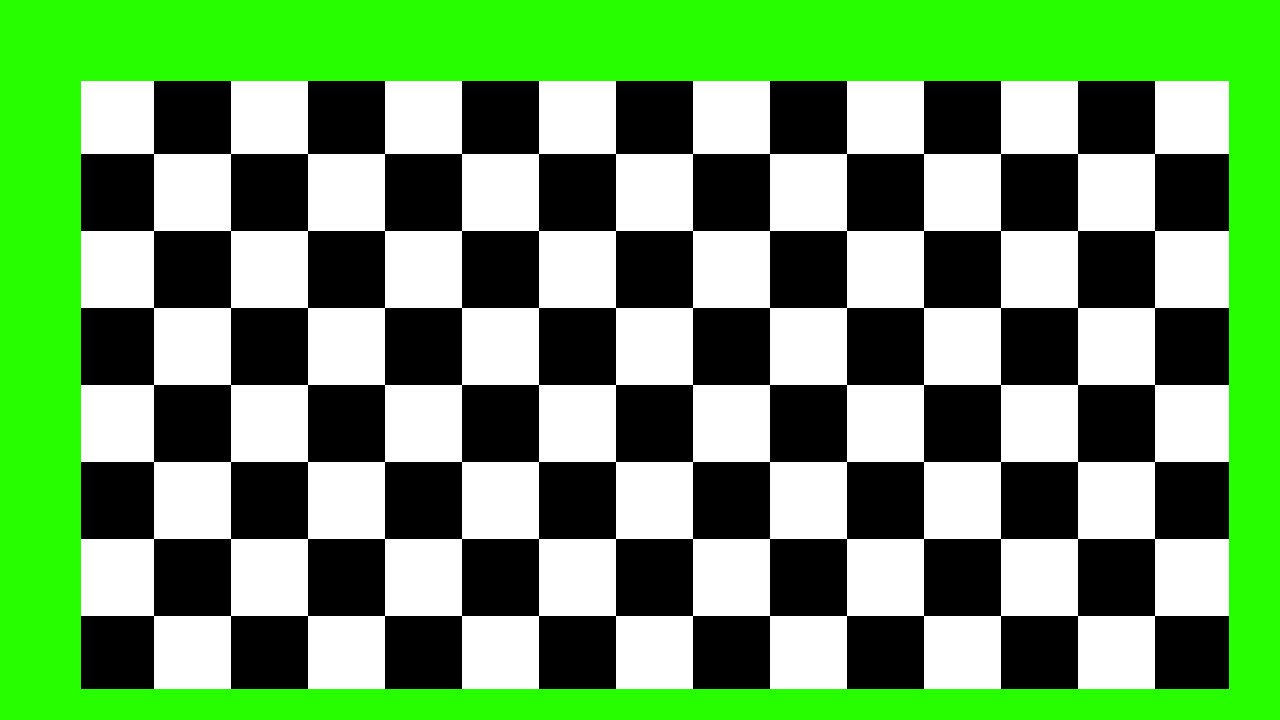
#> input picture chess bot/checker.jpg, 1280 x 720 px, given in place of the camera
$ jupyter execute --allow-errors 'detecting position.ipynb'
#> lines starting #> are read from the running program, lines starting #| are printed output that depends on the picture; after the words box and inside, x2 and y2 are one past the last pixel; in counts of white or black regions, pixels touching at a corner belong together
#> further down, cam_img is the input picture: shape (720, 1280, 3); mean B, G, R 96.6, 158.2, 106
[cell 1]
import cv2
import numpy as np
import math

[cell 2]
cam_id = 0
api = cv2.CAP_DSHOW
res = (1280, 720)
capture = cv2.VideoCapture(cam_id, api)
focus = 0
capture.set(28, focus)
capture.set(3, 1280)
capture.set(4, 720)

[cell 3]
def calibrate(cam_img):
    cv2.circle(cam_img,(1280//2, 360), 5, (255, 255, 0), 2)
    cv2.line(cam_img, (1280//2, 0), (1280//2, 720), (0, 255, 0), 1)
    cv2.line(cam_img, (0, 360-37//2), (1280, 360-37//2), (255, 0, 0), 1)
    cv2.line(cam_img, (0, 360), (1280, 360), (255, 0, 0), 1)

def calc_circles(image):
    minr = 8
    maxr = 20
    edges = cv2.Canny(image, 100, 150)
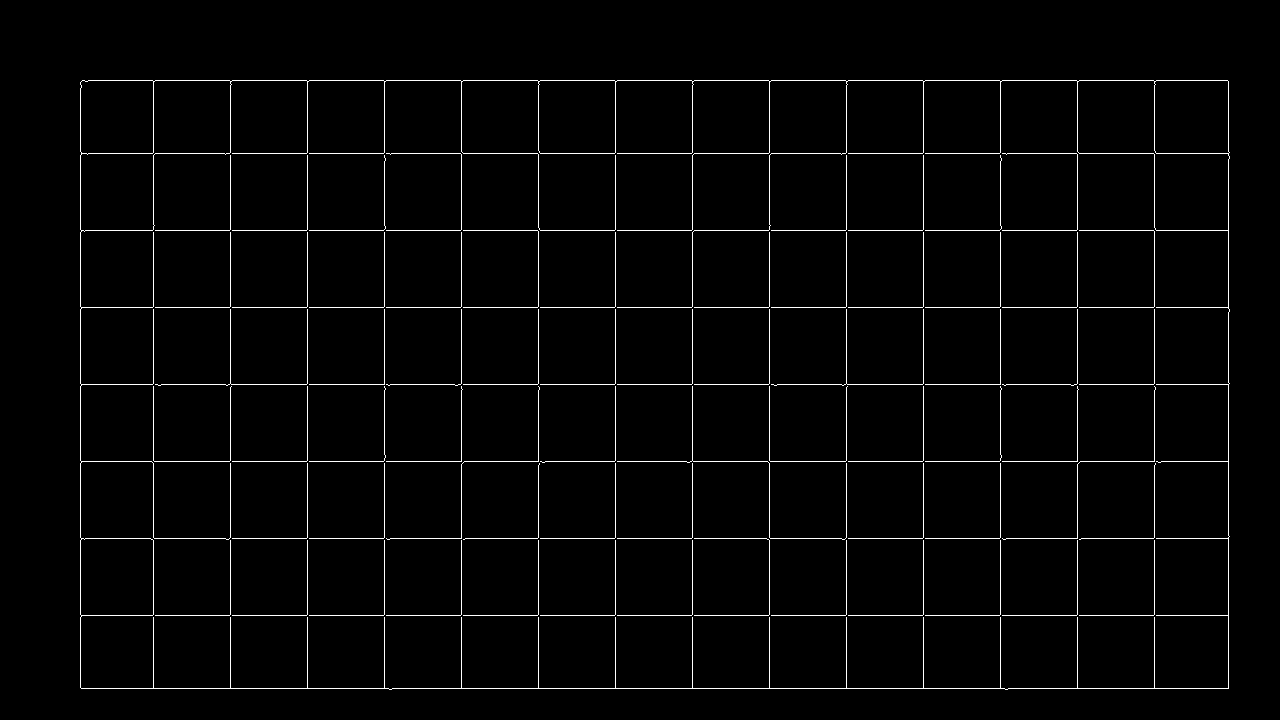
#> edges: shape (720, 1280); 2.1% white in thin lines or dots, all inside (x1, y1, x2, y2) = (80, 80, 1230, 690)
    param1 = 200
    param2 = 30
    mindist = 10
    circles = cv2.HoughCircles(edges, cv2.HOUGH_GRADIENT, 1, mindist, param1=param1, param2=param2, maxRadius=maxr, minRadius=minr)
#> circles = None
#> `imgray = cv2.cvtColor(cam_img, cv2.COLOR_BGR2GRAY)`:
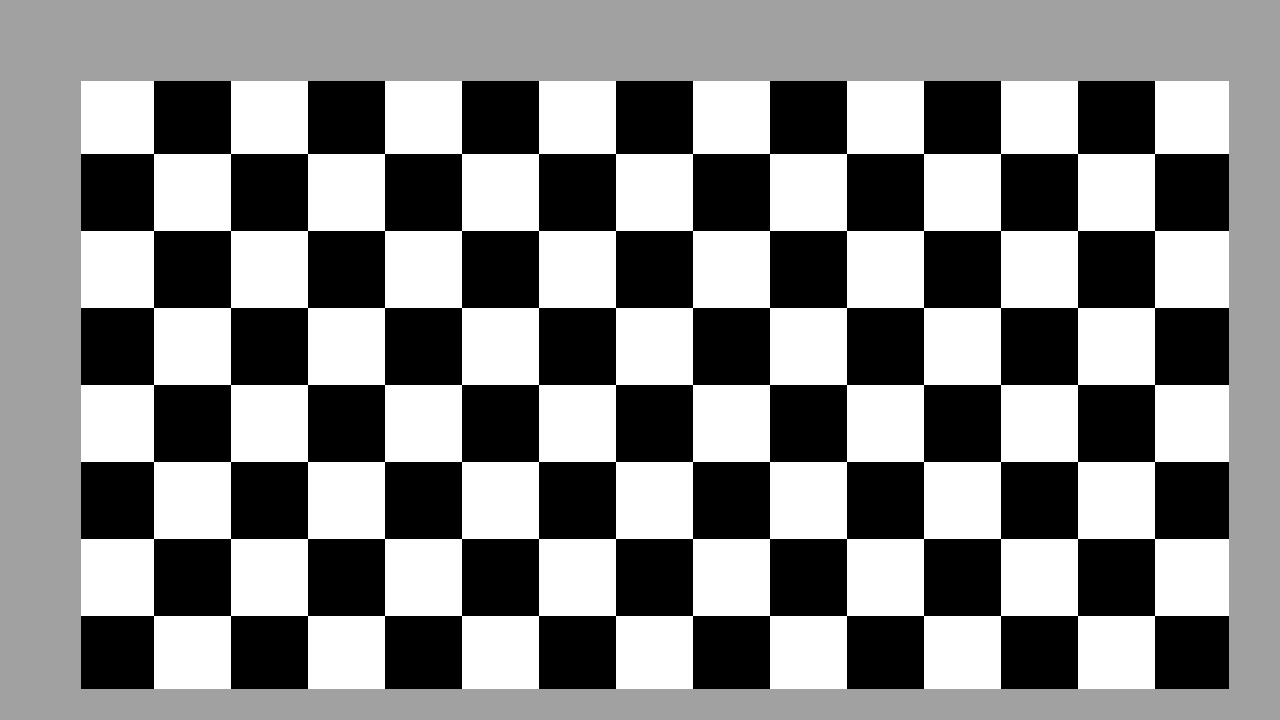
#> imgray: shape (720, 1280); min 0, max 255, mean 135.6
#> `ret, edges = cv2.threshold(imgray, 150, 255, 0)`:
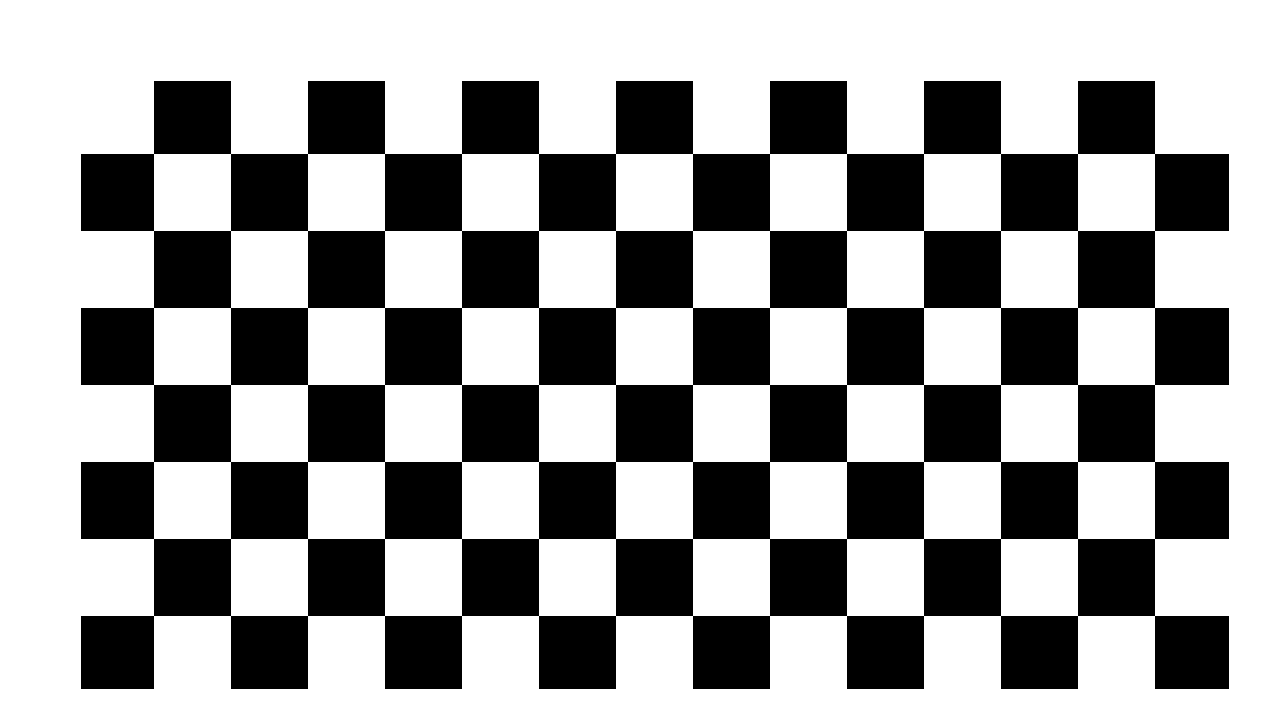
#> edges: shape (720, 1280); 62.1% white; 1 black region
#> `contours, _ = cv2.findContours(edges, cv2.RETR_TREE, cv2.CHAIN_APPROX_..`: contours = 61 contours; largest, box (x1, y1, x2, y2) and area: (0, 0, 1280, 720) 919601, (1077, 538, 1156, 617) 6082, (923, 538, 1002, 617) 6082, (769, 538, 848, 617) 6082, (615, 538, 694, 617) 6082
    edges2 = edges.copy()
    if circles is not None:
        for ind, i in enumerate(circles[0,:].astype(int)):
            cv2.circle(image,(i[0], i[1]), i[2], (0, 255, 0), 2)
            edges1 = edges.copy()
            # [5 lines of commented-out code are left out]
        return i[:2]

[cell 4]
num_of_samples = 10
ind = 0
avg = np.array([0, 0])
show_lines = False
#> (the rest of this cell did not finish here and is left out)
